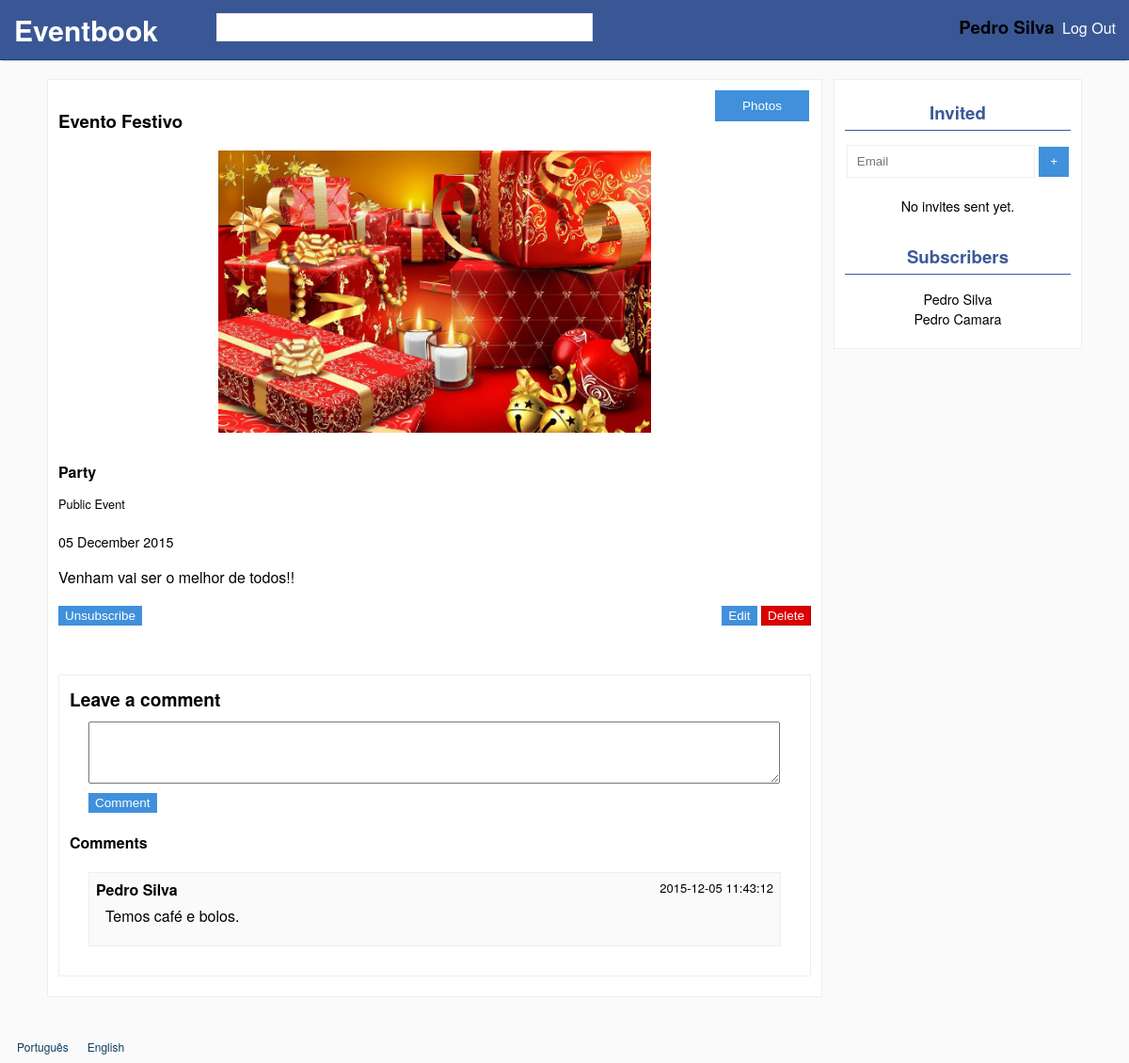
The page /events/1 (signed in) on the database its author committed.
### tables this page shows
CREATE TABLE events
(
	id INTEGER PRIMARY KEY,
	name TEXT NOT NULL,
	image TEXT NOT NULL,
	creation_date DATETIME DEFAULT(DATETIME('now')),
	date DATETIME NOT NULL,
	description TEXT NOT NULL,
	type_id INTEGER NOT NULL REFERENCES event_types(id),
	user_id INTEGER NOT NULL REFERENCES users(id),
	deleted BOOLEAN DEFAULT(0),
	public BOOLEAN DEFAULT(1)
);

CREATE TABLE event_comments
(
	id INTEGER PRIMARY KEY,
	event_id INTEGER NOT NULL REFERENCES events(id),
	user_id INTEGER NOT NULL REFERENCES users(id),
	date DATETIME DEFAULT(DATETIME('now')),
	text TEXT NOT NULL
);

### languages/en.php (called while the page is built, shortened)
<?php
$lang = array();
$lang['SITE_NAME'] = 'Eventbook';
$lang['REGISTER'] = 'Register';
$lang['FIRST_NAME'] = 'First Name';
$lang['FIRST_NAME_ERROR'] = 'Invalid first name.';
$lang['LAST_NAME'] = 'Last Name';
$lang['LAST_NAME_ERROR'] = 'Invalid last name.';
$lang['EMAIL'] = 'E-mail';
$lang['EMAIL_ERROR'] = "Invalid email.";
$lang['EMAIL_IN_USE'] = "Email already in use.";
$lang['CONFIRM_EMAIL'] = 'Confirm e-mail';
$lang['PASSWORD'] = 'Password';
$lang['PASSWORD_LENGTH'] = "Passwords must have at least 8 characters.";
$lang['PASSWORD_DIFF'] = "Passwords do not match.";
$lang['CONFIRM_PASSWORD'] = 'Confirm password';
$lang['LOGIN'] = 'Log In';
$lang['UNREGISTERED_EMAIL'] = 'Unregistered or invalid email.';
$lang['INVALID_PASSWORD'] = 'Invalid password.';
$lang['LOGOUT'] = 'Log Out';
$lang['NEXT'] = 'Next';
$lang['PREVIOUS'] = 'Previous';
$lang['CREATE'] = 'Create';
$lang['SUBSCRIBED'] = 'Subscribed';
$lang['PRIVATE'] = 'Private';
$lang['PUBLIC'] = 'Public';
$lang['NAME'] = 'Name';
$lang['DESCRIPTION'] = 'Description';
$lang['DATE'] = 'Date';
$lang['IMAGE'] = 'Image';
$lang['TYPE'] = 'Type';
$lang['PARTY'] = 'Party';
$lang['BUSINESS'] = 'Business';
$lang['MEETING'] = 'Meeting';
$lang['CEREMONY'] = 'Ceremony';
$lang['EDUCATIONAL'] = 'Educational';
$lang['INVALID_NAME'] = 'Invalid name.';
$lang['INVALID_DESCRIPTION'] = 'Invalid description.';
$lang['INVALID_DATE'] = 'Invalid date.';
$lang['INVALID_IMAGE'] = 'Upload a valid image (Accepted: jpg, png, gif).';
$lang['IMAGE_SIZE_ERROR'] = "Image's size can not be higher than ";
$lang['IMAGE_EXT_ERROR'] = 'Invalid extension (Accepted: jpg, png, gif).';
$lang['SUBSCRIBE'] = 'Subscribe';
$lang['UNSUBSCRIBE'] = 'Unsubscribe';
$lang['DELETE_MSG'] = 'Are you sure you want to delete this event?';
$lang['DELETE'] = 'Delete';
$lang['EDIT'] = 'Edit';
$lang['SAVE'] = 'Save';
$lang['PHOTOS'] = 'Photos';
$lang['ADD_PHOTOS'] = 'Add Photos';
$lang['DELETE_ACTIVE'] = 'Delete Active';
$lang['DELETE_DISABLED'] = 'Delete Disabled';
$lang['NO_PHOTOS_YET'] = 'There are no photos yet.';
$lang['PRIVATE_EVENT'] = 'Private Event';
$lang['PUBLIC_EVENT'] = 'Public Event';
$lang['LEAVE_A_COMMENT'] = 'Leave a comment';
$lang['COMMENTS'] = 'Comments';
$lang['MAKE_COMMENT'] = 'Comment';
$lang['NO_COMMENTS_YET'] = 'There are no comments yet.';
$lang['INVITED'] = 'Invited';
$lang['SUBSCRIBERS'] = 'Subscribers';
?>

### database/events.php (called while the page is built, shortened)
<?php
	include_once('connection.php');
	function getEventAndSubscription($event_id, $user_id)
	{
		global $db;
		$stmt = $db->prepare('SELECT events.id id,name,image,date,description,type,events.user_id user_id,public,type_id,
				COUNT(event_subscriptions.event_id) subscribed, COUNT(invites.event_id) invited FROM events
			LEFT JOIN event_types ON type_id = event_types.id
			LEFT JOIN event_subscriptions ON event_subscriptions.event_id = events.id AND event_subscriptions.user_id = ?
			LEFT JOIN invites ON invites.event_id = events.id AND invites.user_id = ?
			WHERE events.id = ? AND deleted = 0
			GROUP BY events.id');
		$stmt->execute(array($user_id,$user_id,$event_id));
		return $stmt->fetch();
	}
	function getEventSubscribers($event_id)
	{
		global $db;
		$stmt = $db->prepare('SELECT (first_name || " " || last_name) user_name FROM event_subscriptions
			LEFT JOIN users ON users.id = event_subscriptions.user_id
			WHERE event_id = ?');
		$stmt->execute(array($event_id));
		return $stmt->fetchAll();
	}
	function getEventComments($event_id, $last_id = false)
	{
		global $db;
		if ($last_id === false)
		{
			$stmt = $db->prepare('SELECT event_comments.id id, (first_name || " " || last_name) user_name, date, text FROM event_comments
				LEFT JOIN users ON user_id = users.id WHERE event_id = ? ORDER BY id DESC');
			$stmt->execute(array($event_id));
			return $stmt->fetchAll();
		}
		else
		{
			$stmt = $db->prepare('SELECT event_comments.id id, (first_name || " " || last_name) user_name, date, text FROM event_comments
				LEFT JOIN users ON user_id = users.id WHERE event_id = ? AND event_comments.id > ? ORDER BY id DESC');
			$stmt->execute(array($event_id,$last_id));
			return $stmt->fetchAll();
		}
	}
	function getInvites($event_id)
	{
		global $db;
		$stmt = $db->prepare('SELECT (first_name || " " || last_name) user_name FROM invites
			LEFT JOIN users ON users.id = invites.user_id
			WHERE event_id = ?
			AND NOT EXISTS
				(SELECT * FROM event_subscriptions WHERE event_subscriptions.event_id = invites.event_id AND event_subscriptions.user_id = users.id)');
		$stmt->execute(array($event_id));
		return $stmt->fetchAll();
	}
?>

### core/event_permission.php (called while the page is built, shortened)
<?php
include_once(file_exists("database/events.php") ? 'database/events.php' : '../database/events.php');
if (isSet($_SESSION['user_id']))
	$row = getEventAndSubscription($_REQUEST['id'],$_SESSION['user_id']);
else $row = getEvent($_REQUEST['id']);
if (isSet($_SESSION['user_id']))
{
	$subscribed = $row['subscribed'];
	$owner = ($_SESSION['user_id'] === $row['user_id']);
}
?>

### templates/event.php (the view, shortened to what this page needs)
<?php
include_once("core/event_permission.php");
?>
<!DOCTYPE html>
<html>
<head>
	<link rel="stylesheet" href="../css/commons.css">
	<link rel="stylesheet" href="../css/event+photos.css">
	<link rel="stylesheet" href="../css/event.css">
</head>
<body>
	<div id="wrapper">
		<?php include('templates/header.php'); ?>
		<div id="content" class="center default-width-with-sidebar">
			<div class="box default-width">
				<span style="float:right;position:relative"><a id="photos-button" class="button" href="<?php echo $_GET['id'].'/photos' ?>"><?php echo $lang['PHOTOS'] ?></a></span>
				<h3><?php echo $row['name'] ?></h3>
				<div class="div-event-image-big" style="background-image:url(<?php echo '../'.$row['image'] ?>)"></div>
				<h4 id="event-type"><?php echo $lang[$row['type']] ?></h4>
				<?php
				echo '<p id="event-privacy">'.($row['public']?$lang['PUBLIC_EVENT']:$lang['PRIVATE_EVENT']).'</p>';
				$dateParts = explode("-", $row['date']);
				$date = $dateParts[2]." ".$lang[$dateParts[1]]." ".$dateParts[0];
				echo '<p id="event-date">'.$date.'</p>' ?>
				<p><?php echo nl2br($row['description']) ?></p>
				<?php
				if (isSet($_SESSION['user_id']))
				{
					echo '<button id="unsubscribe" style="'.($subscribed?'':'display:none').'" class="subscription button">'.$lang['UNSUBSCRIBE'].'</button>';
					if ($owner)
						{ ?>
					<div id="del-edit-div">
						<a id="edit-button" class='button' href='<?php echo $_GET['id']."/edit"; ?>'><?php echo $lang['EDIT'] ?></a>
						<a id="delete-button" class='button'><?php echo $lang['DELETE'] ?></a>
					</div>
					<?php
				}
				if ($row['public'])
				{
					echo '<div class="addthis_sharing_toolbox share"></div>';
				}
				include('templates/comments.php');
				}
				?>
			</div>
			<div id="sidebar" class="subscriptions box">
					<?php if (isSet($_SESSION['user_id']) && ($owner || $row['public'])) { ?>
						<h3><?php echo $lang['INVITED'] ?></h3>
						<input id="invite-email" type="text" placeholder="Email"></input>
						<button id="invite-button" class="button">+</button>
							<?php $invites = getInvites($_GET['id']);
							?>
						<p id="zero-invites" <?php if ($invites) echo 'style="display:none"'?>><?php echo $lang['ZERO_INVITED'] ?></p>
					<?php } ?>
					<h3><?php echo $lang['SUBSCRIBERS'] ?></h3>
					<ul id="subs">
						<?php $subs = getEventSubscribers($_GET['id']);
						if($subs)
							foreach ($subs as $sub) echo '<li>'.$sub['user_name'].'</li>';
						?>
					</ul>
			</div>
		</div>
		<?php include('templates/footer.php'); ?>
	</div>
</body>
</html>

### templates/comments.php (shortened to what this page needs)
<div id="comments-box" class="box" <?php if (!$subscribed && !$owner) echo 'style="display:none"' ?> >
	<div>
		<h2><?php echo $lang['LEAVE_A_COMMENT']?></h2>
		<textarea id="comment-area" name="comment" rows='4'></textarea>
		<button id="comment-button" class="button"><?php echo $lang['MAKE_COMMENT']?></button>
	</div>
	<div>
		<h3><?php echo $lang['COMMENTS']?></h3>
		<ul id="comments-list">
			<?php
			$comments = getEventComments($_GET['id']);
			if (empty($comments)) {
				echo '<div id="last-comment-id" style="display:none">0</div>';
				echo '<p id="no-comments-yet">'.$lang['NO_COMMENTS_YET'].'</p>';
			}
			else
			{
				foreach ($comments as $comment)
				{
					echo '<li class="comment">';
					echo '<div class="author">'.$comment['user_name'].'</div>';
					echo '<div class="date"> '.$comment['date'].'</div>';
					echo '<div class="comment-text">'.$comment['text'].'</div></li>';
				}
			}
			?>
		</ul>
	</div>
</div>

### css/commons.css (style rules this page uses)
html, body { margin:0; padding:0; height:100%; background: #fafafa; font-family: 'proxima-nova','Helvetica Neue',Arial,Helvetica,sans-serif; }
#wrapper { min-height:100%; position:relative; }
#content { padding-bottom:50px; }
.box { background-color: #fff; border: 1px solid #edeeee; margin: 0; margin-bottom: 20px; padding: 11px; }
.button { color: #fff; background-color: #4090db; border-color: #4090db; border-style: solid; border-width: 1px; cursor: pointer; padding: 2px 6px; font: 13.5px Arial; text-decoration: none; box-sizing: border-box; display: inline-block; margin: 0; text-align: center; }
input[type="text"],input[type="password"],input[type="email"], select { margin: 0; display: block; border: 1px solid #edeeee; height: 35px; -webkit-box-sizing: border-box; -moz-box-sizing: border-box; box-sizing: border-box; padding: 10px; }
#event-date { font-size: 0.9em; }
.default-width { width: 800px; }
.center { margin: 20px auto 0; }

### css/event.css (style rules this page uses)
.div-event-image-big { width: 100%; height: 300px; background-size: contain; background-position: center; background-repeat: no-repeat; }
.share { padding: 12px 0 0; height: 20px; }
#event-type { margin: 30px 0 10px; }
#event-privacy { font-size: 0.8em; margin-bottom: 20px; }
#del-edit-div { float: right; position: relative; }
#delete-button { background-color: #dc0000; border-color: #ba0000; }
.default-width-with-sidebar { width: 1100px; }
#sidebar { float: right; width:240px; text-align: center; }
#sidebar > h3:first-child { margin-top: 10px; }
#sidebar > h3 { color: #3b5998; padding:0; margin:30px 0 15px; padding-bottom: 5px; border-bottom:1px solid #3b5998; }
#subs, #invites { list-style-type: none; padding: 0; margin: 10px; font-size: 0.9em; }
#zero-subs, #zero-invites { font-size: 0.9em; }
#invite-email { display: inline; width: 200px; margin-bottom: 5px; }
#invite-button { height: 32px; width: 32px; }
.default-width-with-sidebar > div:first-child { float:left; }
#comments-box { margin: 20px 0 10px; width:97% }
#comments-box h2 { margin:0 0 10px 0; font-size: 1.2em; }
#comments-box h3 { margin:0 0 10px 0; font-size: 1em; }
#comments-box button { margin: 10px 0 20px; }
#comments-box ul { padding-left: 0; }
#comment-area { display:block; resize:vertical; width: 94%; }
#comment-area, #comments-box button { margin-left: 20px; }
.comment { padding: 6px 7px 20px 7px; margin: 20px; background-color: #fafafa; border: 1px solid #edeeee; list-style-type: none; }
.author { font-weight: bold; margin: 0; padding: 0; display: inline-block; }
.date { font-size: 13px; float:right; }
.comment-text { margin-left: 10px; margin-top: 5px; word-wrap: break-word; }
#photos-button { margin-bottom: 20px; border-width: 1px; width: 100px; position: absolute; left: -102px; padding: 8px; }

### rows shown on the page
events: name "Evento Festivo", image (picture), date "05 December 2015", description "Venham vai ser o melhor de todos!!"
event_comments: user_name "Pedro Silva", date "2015-12-05 11:43:12", text "Temos café e bolos."

### other values the page prints
$lang['SITE_NAME'] "Eventbook"
getFullName($_SESSION['user_id']) "Pedro Silva"
$lang['LOGOUT'] "Log Out"
$lang['PHOTOS'] "Photos"
$lang[$row['type']] "Party"
$lang['PUBLIC_EVENT'] "Public Event"
$lang['UNSUBSCRIBE'] "Unsubscribe"
$lang['EDIT'] "Edit"
$lang['DELETE'] "Delete"
$lang['LEAVE_A_COMMENT'] "Leave a comment"
$lang['MAKE_COMMENT'] "Comment"
$lang['COMMENTS'] "Comments"
$lang['INVITED'] "Invited"
$lang['ZERO_INVITED'] "No invites sent yet."
$lang['SUBSCRIBERS'] "Subscribers"
